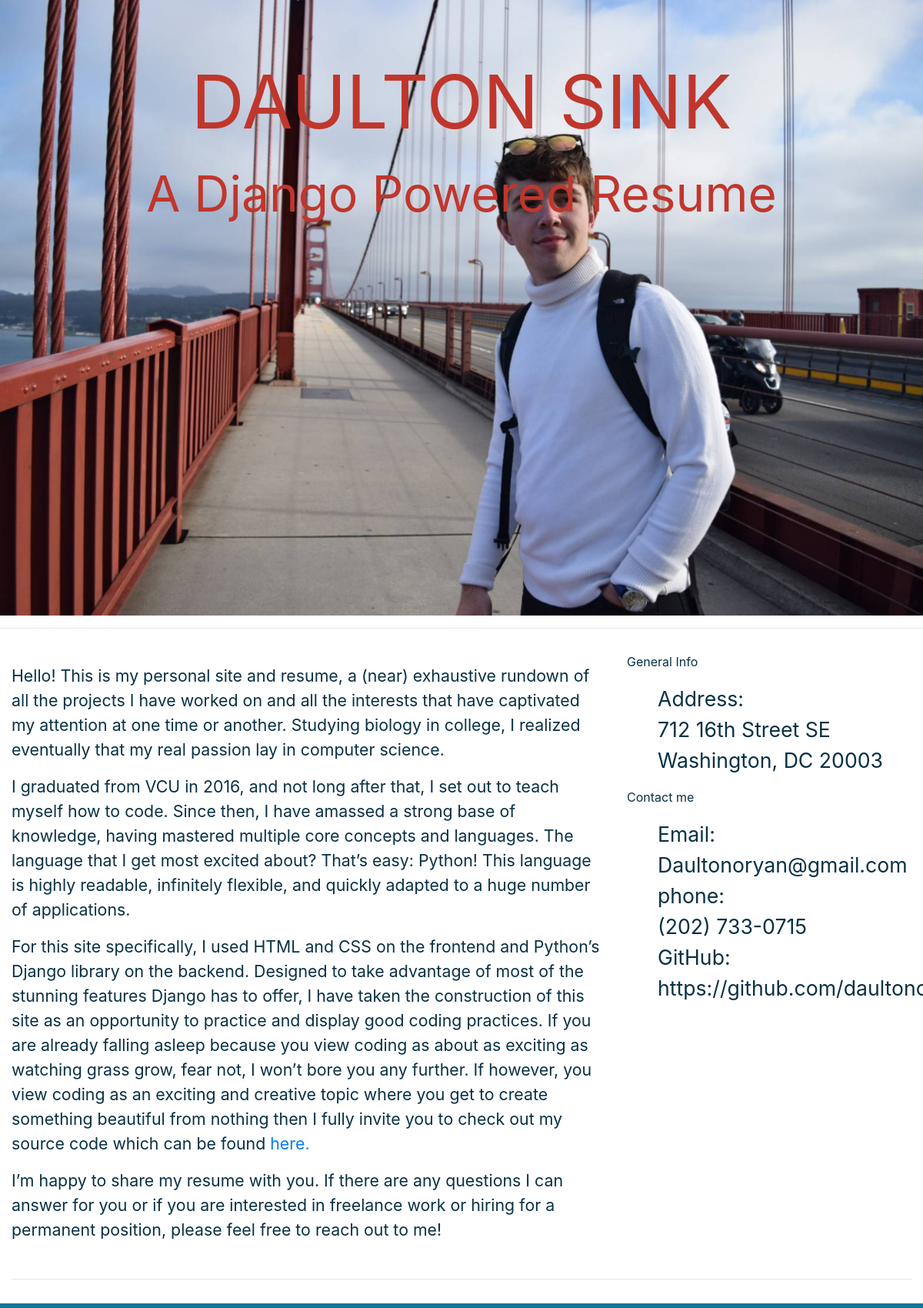
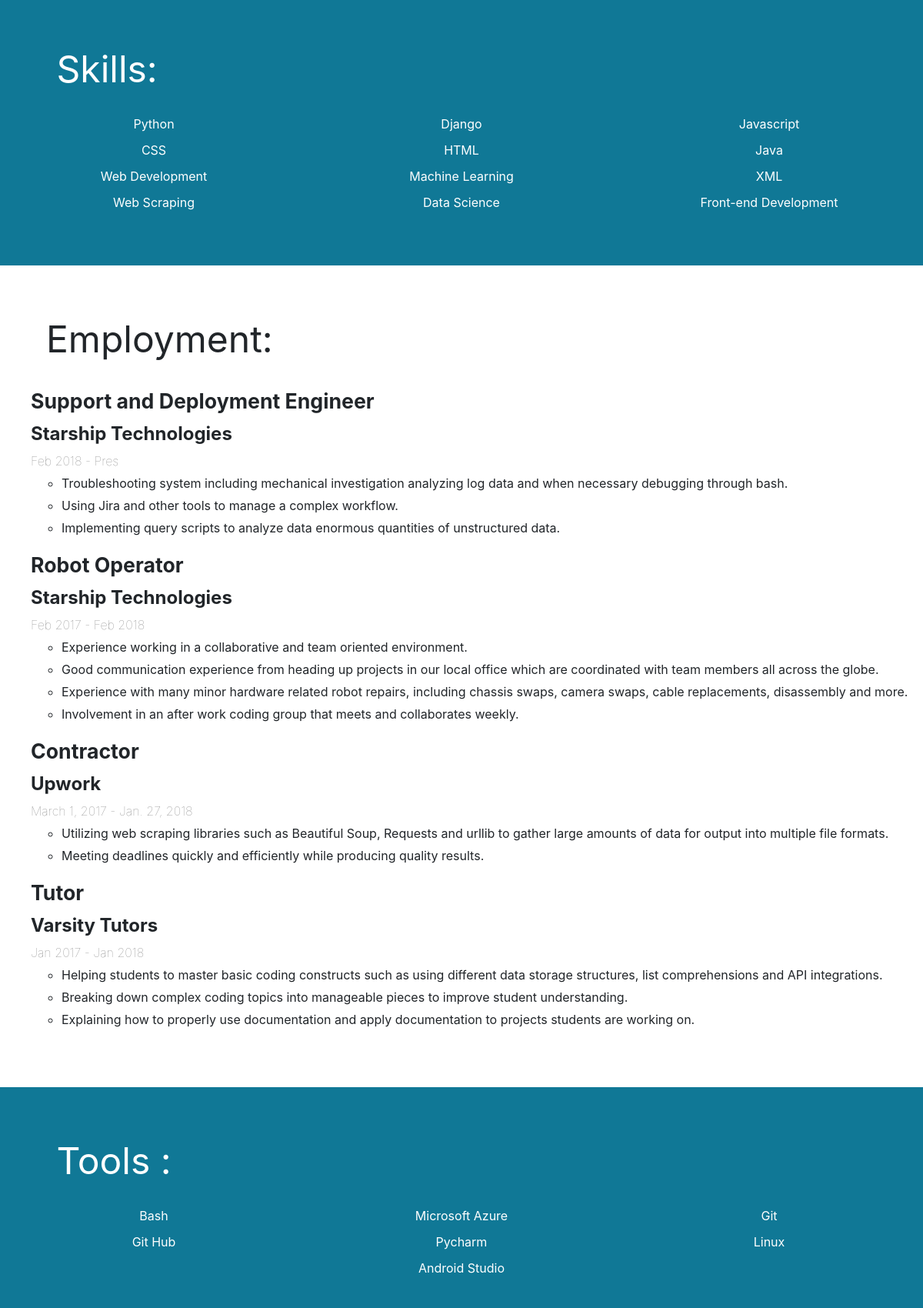
The page /daulton_sink_resume/ (upper part) on the database its author committed (2 pictures, top to bottom).
### resume/models.py (models this page shows, shortened)
class Skill(models.Model):
    skill_name = models.CharField(max_length=40, default="STRING")

class Work(models.Model):
    work_name = models.CharField(max_length=40, default="STRING")
    work_institution = models.CharField(max_length=40, default="STRING")
    work_dates = models.CharField(max_length=40, default="STRING")
    work_synopsis1 = models.CharField(max_length=200, default="", blank=True)
    work_synopsis2 = models.CharField(max_length=200, default="", blank=True)
    work_synopsis3 = models.CharField(max_length=200, default="", blank=True)
    work_synopsis4 = models.CharField(max_length=200, default="", blank=True)
    work_synopsis5 = models.CharField(max_length=200, default="", blank=True)

class Tool(models.Model):
    tool_name = models.CharField(max_length=40, default="STRING")

### my_site_dos/urls.py (the view)
# urls.py: path('daulton_sink_resume/', resume_render),
def resume_render(request):
    d = {
        "skills": Skill.objects.all(),
        "projects": Project.objects.all(),
        "tools": Tool.objects.all(),
        "employments": Work.objects.all(),
        "educations": Eduction.objects.all(),
        "certifications": Certification.objects.all()
    }
    return render_to_response("resume2.html", d)

### templates/resume2.html (shortened to what this page needs)
<!DOCTYPE html>
{% load staticfiles %}
<html lang="en">
<head>
    <link href="{% static "resume2.css" %}" rel="stylesheet" type="text/css" />
    <link rel="stylesheet" href="https://stackpath.bootstrapcdn.com/bootstrap/4.1.1/css/bootstrap.min.css">
</head>
<body>
    <div id="cover-photo">
        <div id="cover-text">DAULTON SINK</div>
        <div id="cover-subtext">A Django Powered Resume</div>
    </div>
    <hr>
    <div class="container-fluid" id="about-section">
        <div class="row">
            <div id="about-text-hold" class="col-md-8">
                <p>Hello! This is my personal site and resume, a (near) exhaustive rundown of all the projects I have worked on and all the interests that have captivated my attention at one time or another. Studying biology in college, I realized eventually that my real passion lay in computer science.</p>
                <p>I graduated from VCU in 2016, and not long after that, I set out to teach myself how to code. Since then, I have amassed a strong base of knowledge, having mastered multiple core concepts and languages. The language that I get most excited about? That’s easy: Python! This language is highly readable, infinitely flexible, and quickly adapted to a huge number of applications.</p>
                <p>For this site specifically, I used HTML and CSS on the frontend and Python’s Django library on the backend. Designed to take advantage of most of the stunning features Django has to offer, I have taken the construction of this site as an opportunity to practice and display good coding practices. If you are already falling asleep because you view coding as about as exciting as watching grass grow, fear not, I won’t bore you any further. If however, you view coding as an exciting and creative topic where you get to create something beautiful from nothing then I fully invite you to check out my source code which can be found <a href="https://github.com/daultonoryan/daultonsink_site">here.</a></p>
                <p>I’m happy to share my resume with you. If there are any questions I can answer for you or if you are interested in freelance work or hiring for a permanent position, please feel free to reach out to me!</p>
            </div>
            <div id="about-info" class="col-md-4">
                <div class="top-left-spacer">
                    <p>General Info</p>
                    <ul id="info-list">
                        <li class="info">Address:</li>
                        <li class="info">712 16th Street SE</li>
                        <li class="info">Washington, DC 20003</li>
                    </ul>
                </div>
                <div class="top-left-spacer">
                    <p>Contact me</p>
                    <ul id="contact-list">
                        <li class="contact-head">Email:</li>
                        <li class="contact">Daultonoryan@gmail.com</li>
                        <li class="contact-head">phone:</li>
                        <li class="contact">(202) 733-0715</li>
                        <li class="contact-head">GitHub:</li>
                        <li class="contact">https://github.com/daultonoryan</li>
                    </ul>
                </div>
            </div>
        </div>
        <hr id="bottom_span">
    </div>
    <div class="section-blue container-fluid" id="skills">
        <p class="section-head">Skills:</p>
        {% for i in skills %}
            {% if forloop.first %}
        <div class="row">
            {% endif %}
            <div class="section-list-el col" align="center">{{ i.skill_name }}</div>
            {% if forloop.counter|divisibleby:3 %}
        </div>
        <div class="row">
            {% endif %}
        {% endfor %}
    </div>
    <div class="section-white" id="work-experience">
        <p class="section-head">Employment:</p>
        {% for i in employments %}
            <ul class="experience">
                <li class="experience-title">{{ i.work_name }}</li>
                <li class="experience-institution">{{ i.work_institution }}</li>
                <li class="experience-dates">{{ i.work_dates }}</li>
                <ul>
                    {% if i.work_synopsis1 %}<li class="synopsis">{{ i.work_synopsis1 }}</li>{% endif %}
                    {% if i.work_synopsis2 %}<li class="synopsis">{{ i.work_synopsis2 }}</li>{% endif %}
                    {% if i.work_synopsis3 %}<li class="synopsis">{{ i.work_synopsis3 }}</li>{% endif %}
                    {% if i.work_synopsis4 %}<li class="synopsis">{{ i.work_synopsis4 }}</li>{% endif %}
                </ul>
            </ul>
        {% endfor %}
    </div>
    <div class="section-blue container-fluid" id="tools">
        <p class="section-head">Tools :</p>
        {% for i in tools %}
            {% if forloop.first %}
        <div class="row">
            {% endif %}
            <div class="section-list-el col" align="center">{{ i.tool_name }}</div>
            {% if forloop.counter|divisibleby:3 %}
        </div>
        <div class="row">
            {% endif %}
            {% if forloop.last %}
        </div>
            {% endif %}
        {% endfor %}
    </div>
</body>
</html>

### static/resume2.css (style rules this page uses)
.section-blue { width: 100%; padding: 5% 0; background: #107896; height: auto; color: #FFFFFF; }
.section-white { width: 100%; padding: 5% 0; background: #FFFFFF; }
#cover-photo { background: url("/static/coverPhoto.jpg"); background-repeat: no-repeat; -webkit-background-size: cover; -moz-background-size: cover; -o-background-size: cover; background-size: cover; background-position: center; margin: 0 0 0 0; text-align: center; padding-top: 5%; }
#cover-text { color: #c0362c; font-size: 72pt; }
#cover-subtext { font-size: 48pt; color: #c0362c; }
.col { text-align: center; }
.section-head { font-size: 36pt; margin-left: 5%; margin-bottom: 2%; }
#about-text-hold { padding:15px; font-size: 16pt; }
.experience { list-style: none; }
.experience-title { font-size: 20pt; padding: 0 0 5px 0; font-weight: bold; }
.experience-institution { font-size: 18pt; padding: 0 0 5px 0; font-weight: bold; }
.experience-dates { padding: 0 0 5px 0; color: #808080; font-weight: lighter; }
.synopsis { margin: 0 0 5px 0; }
body { color: darkslateblue; }
#contact-list { list-style-type: none; font-size: 20pt; }
#info-list { list-style-type: none; font-size: 20pt; }
#about-section { padding: 15px; background-color: #ffffff; color: #093145; overflow: hidden; vertical-align: middle; }
.section-list-el { margin: 0 0 10px 0; }

### rows shown on the page
Skill: skill_name "Python"
Skill: skill_name "Django"
Skill: skill_name "Javascript"
Skill: skill_name "CSS"
Skill: skill_name "HTML"
Skill: skill_name "Java"
Skill: skill_name "Web Development"
Skill: skill_name "Machine Learning"
Skill: skill_name "XML"
Skill: skill_name "Web Scraping"
Skill: skill_name "Data Science"
Skill: skill_name "Front-end Development"
Work: work_name "Support and Deployment Engineer", work_institution "Starship Technologies", work_dates "Feb 2018 - Pres", work_synopsis1 "Troubleshooting system including mechanical investigation analyzing log data and when necessary debugging through bash.", work_synopsis2 "Using Jira and other tools to manage a complex workflow.", work_synopsis3 "Implementing query scripts to analyze data enormous quantities of unstructured data."
Work: work_name "Robot Operator", work_institution "Starship Technologies", work_dates "Feb 2017 - Feb 2018", work_synopsis1 "Experience working in a collaborative and team oriented environment.", work_synopsis2 "Good communication experience from heading up projects in our local office which are coordinated with team members all across the globe.", work_synopsis3 "Experience with many minor hardware related robot repairs, including chassis swaps, camera swaps, cable replacements, disassembly and more.", work_synopsis4 "Involvement in an after work coding group that meets and collaborates weekly."
Work: work_name "Contractor", work_institution "Upwork", work_dates "March 1, 2017 - Jan. 27, 2018", work_synopsis1 "Utilizing web scraping libraries such as Beautiful Soup, Requests and urllib to gather large amounts of data for output into multiple file formats.", work_synopsis2 "Meeting deadlines quickly and efficiently while producing quality results."
Work: work_name "Tutor", work_institution "Varsity Tutors", work_dates "Jan 2017 - Jan 2018", work_synopsis1 "Helping students to master basic coding constructs such as using different data storage structures, list comprehensions and API integrations.", work_synopsis2 "Breaking down complex coding topics into manageable pieces to improve student understanding.", work_synopsis3 "Explaining how to properly use documentation and apply documentation to projects students are working on."
Tool: tool_name "Bash"
Tool: tool_name "Microsoft Azure"
Tool: tool_name "Git"
Tool: tool_name "Git Hub"
Tool: tool_name "Pycharm"
Tool: tool_name "Linux"
Tool: tool_name "Android Studio"
